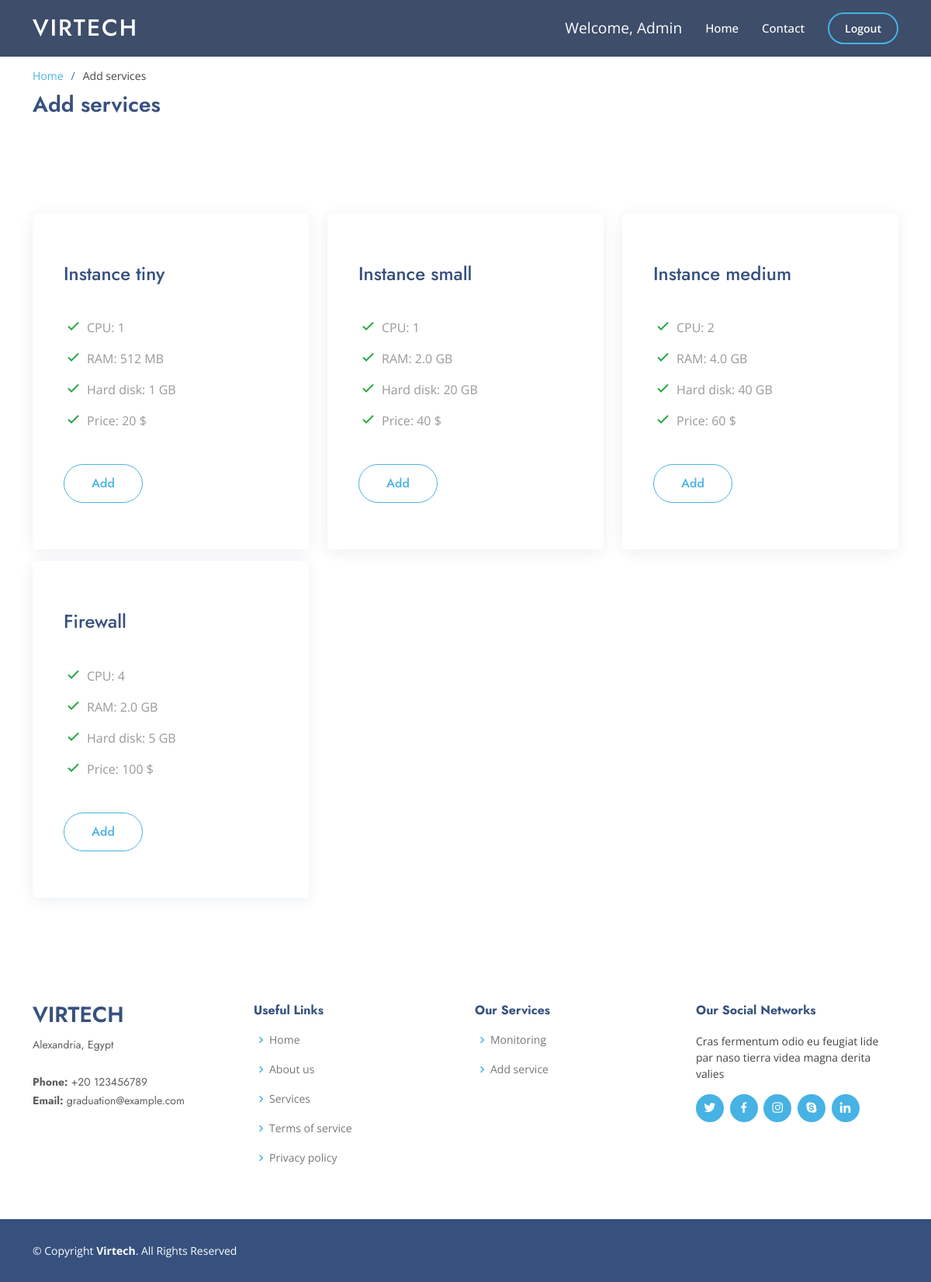
Screenshot of /services.php (signed in) with the database file from the repository.
### tables this page shows
CREATE TABLE `services` (
  `id` int(100) NOT NULL,
  `name` varchar(100) NOT NULL,
  `cpu` int(100) NOT NULL,
  `RAM` int(100) NOT NULL,
  `hard_disk` int(100) NOT NULL,
  `price` int(11) DEFAULT NULL
);

### services.php (the view, shortened to what this page needs)
<?php
$servername = "localhost";
$username   = "root";
$password   = "";
$dbname     = "graduation_project";
$conn = new mysqli($servername, $username, $password, $dbname);
$sql = "SELECT *
from services";
$result = $conn->query($sql);
function convertToGB($megabytes)
{
    if ($megabytes < 1024) {
        return $megabytes . " MB";
    } else {
        $gigabytes = $megabytes / 1024;
        return number_format($gigabytes, 1) . " GB";
    }
}
?>
<!DOCTYPE html>
<html lang="en">
<?php include("templates/header.php"); ?>
<body>
    <header id="header" class="fixed-top header-inner-pages">
        <div class="container d-flex align-items-center">
            <h1 class="logo me-auto"><a href="home.php">Virtech</a></h1>
            <?php
            $name = $_SESSION['name'];
            echo  "<p id=\"welcome\">welcome, $name</p>";
            ?>
            <nav id="navbar" class="navbar">
                <ul>
                    <li><a class="nav-link scrollto" href="home.php">Home</a></li>
                    <li><a class="nav-link scrollto" href="#contact">Contact</a></li>
                    <li><a class="getstarted scrollto" href="logout.php">Logout</a></li>
                </ul>
            </nav>
        </div>
    </header>
    <main id="main">
        <section id="breadcrumbs" class="breadcrumbs">
            <div class="container">
                <ol>
                    <li><a href="home.php">Home</a></li>
                    <li>Add services</li>
                </ol>
                <h2>Add services</h2>
            </div>
        </section>
        <section id="pricing" class="pricing">
            <div class="container" data-aos="fade-up">
                <div class="row">
                    <?php
                    if ($result->num_rows > 0) {
                        while ($row = $result->fetch_assoc()) {
                            $id = $row["id"];
                            $name      = $row["name"];
                            $cpu       = $row["cpu"];
                            $RAM       = $row["RAM"];
                            $price     = $row["price"];
                            $RAM       = convertToGB($RAM);
                            $hard_disk = $row["hard_disk"];
                            echo "<div id=\"gap\" class=\"col-lg-4\">";
                            echo "<div class=\"box\">";
                            echo "<h3 style=\"font-size: 24px;\">$name</h3>";
                            echo "<ul>";
                            echo "<li><i class=\"bx bx-check\"></i>CPU: $cpu</li>";
                            echo "<li><i class=\"bx bx-check\"></i>RAM: $RAM</li>";
                            echo "<li><i class=\"bx bx-check\"></i>Hard disk: $hard_disk GB</li>";
                            echo "<li><i class=\"bx bx-check\"></i>Price: $price $</li>";
                            echo "</ul>";
                            echo "<a href=\"#\" class=\"buy-btn\" onclick=\"handleClick($id)\" id=\"add-btn\">Add</a>";
                            echo "</div>";
                            echo "</div>";
                        }
                    } else {
                        echo "0 results";
                    }
                    ?>
                </div>
        </section>
    </main>
    <div id="contact">
        <?php include("templates/footer.php"); ?>
    </div>
</body>
</html

### assets/css/style.css (style rules this page uses)
body { font-family: "Open Sans", sans-serif; color: #444444; }
a { color: #47b2e4; text-decoration: none; }
h1, h2, h3, h4, h5, h6 { font-family: "Jost", sans-serif; }
#header { transition: all 0.5s; z-index: 997; padding: 15px 0; }
#header.header-scrolled, #header.header-inner-pages { background: rgba(40, 58, 90, 0.9); }
#header .logo { font-size: 30px; margin: 0; padding: 0; line-height: 1; font-weight: 500; letter-spacing: 2px; text-transform: uppercase; }
#header .logo a { color: #fff; }
.navbar { padding: 0; }
.navbar ul { margin: 0; padding: 0; display: flex; list-style: none; align-items: center; }
.navbar li { position: relative; }
.navbar a, .navbar a:focus { display: flex; align-items: center; justify-content: space-between; padding: 10px 0 10px 30px; font-size: 15px; font-weight: 500; color: #fff; white-space: nowrap; transition: 0.3s; }
.navbar .getstarted, .navbar .getstarted:focus { padding: 8px 20px; margin-left: 30px; border-radius: 50px; color: #fff; font-size: 14px; border: 2px solid #47b2e4; font-weight: 600; }
section { padding: 60px 0; overflow: hidden; }
.pricing .row { padding-top: 40px; }
.pricing .box { padding: 60px 40px; box-shadow: 0 3px 20px -2px rgba(20, 45, 100, 0.1); background: #fff; height: 100%; border-top: 4px solid #fff; border-radius: 5px; }
.pricing h3 { font-weight: 500; margin-bottom: 15px; font-size: 20px; color: #37517e; }
.pricing ul { padding: 20px 0; list-style: none; color: #999; text-align: left; line-height: 20px; }
.pricing ul li { padding: 10px 0 10px 30px; position: relative; }
.pricing ul i { color: #28a745; font-size: 24px; position: absolute; left: 0; top: 6px; }
.pricing .buy-btn { display: inline-block; padding: 12px 35px; border-radius: 50px; color: #47b2e4; transition: none; font-size: 16px; font-weight: 500; font-family: "Jost", sans-serif; transition: 0.3s; border: 1px solid #47b2e4; }
.breadcrumbs { padding: 15px 0; background: #ffffff; min-height: 40px; margin-top: 72px; }
.breadcrumbs h2 { font-size: 28px; font-weight: 600; color: #37517e; }
.breadcrumbs ol { display: flex; flex-wrap: wrap; list-style: none; padding: 0 0 10px 0; margin: 0; font-size: 14px; }
.breadcrumbs ol li+li { padding-left: 10px; }
.breadcrumbs ol li+li::before { display: inline-block; padding-right: 10px; color: #4668a2; content: "/"; }

### assets/css/mycss.css (style rules this page uses)
#welcome { color: #fff; margin: 0px; font-size: larger; text-transform: capitalize; }
#gap { padding-bottom: 15px; }

### rows the page displays
services: name "Instance tiny", cpu "1", RAM "512 MB", hard_disk "1", price "20"
services: name "Instance small", cpu "1", RAM "2.0 GB", hard_disk "20", price "40"
services: name "Instance medium", cpu "2", RAM "4.0 GB", hard_disk "40", price "60"
services: name "Firewall", cpu "4", RAM "2.0 GB", hard_disk "5", price "100"

### other values shown
$name "Admin"
